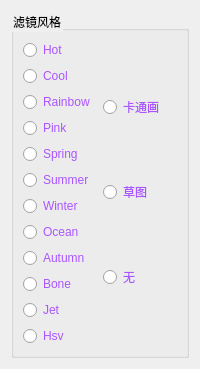
                                 <widget class="QWidget" name="tab_fun2">
                                  <attribute name="title">
                                   <string>风格</string>
                                  </attribute>
                                  <layout class="QVBoxLayout" name="verticalLayout_35">
                                   <item>
                                    <widget class="QGroupBox" name="groupBox_5">
                                     <property name="styleSheet">
                                      <string notr="true">color: rgb(0, 0, 0);
font: 12pt &quot;黑体&quot;;</string>
                                     </property>
                                     <property name="title">
                                      <string>滤镜风格</string>
                                     </property>
                                     <layout class="QHBoxLayout" name="horizontalLayout_30">
                                      <item>
                                       <layout class="QVBoxLayout" name="verticalLayout_31">
                                        <item>
                                         <widget class="QRadioButton" name="Button_Style_9">
                                          <property name="styleSheet">
                                           <string notr="true">color: rgb(170, 85, 255);</string>
                                          </property>
                                          <property name="text">
                                           <string>Hot</string>
                                          </property>
                                         </widget>
                                        </item>
                                        <item>
                                         <widget class="QRadioButton" name="Button_Style_10">
                                          <property name="styleSheet">
                                           <string notr="true">color: rgb(170, 85, 255);</string>
                                          </property>
                                          <property name="text">
                                           <string>Cool</string>
                                          </property>
                                         </widget>
                                        </item>
                                        <item>
                                         <widget class="QRadioButton" name="Button_Style_11">
                                          <property name="styleSheet">
                                           <string notr="true">color: rgb(170, 85, 255);</string>
                                          </property>
                                          <property name="text">
                                           <string>Rainbow</string>
                                          </property>
                                         </widget>
                                        </item>
                                        <item>
                                         <widget class="QRadioButton" name="Button_Style_12">
                                          <property name="styleSheet">
                                           <string notr="true">color: rgb(170, 85, 255);</string>
                                          </property>
                                          <property name="text">
                                           <string>Pink</string>
                                          </property>
                                         </widget>
                                        </item>
                                        <item>
                                         <widget class="QRadioButton" name="Button_Style_5">
                                          <property name="styleSheet">
                                           <string notr="true">color: rgb(170, 85, 255);</string>
                                          </property>
                                          <property name="text">
                                           <string>Spring</string>
                                          </property>
                                         </widget>
                                        </item>
                                        <item>
                                         <widget class="QRadioButton" name="Button_Style_6">
                                          <property name="styleSheet">
                                           <string notr="true">color: rgb(170, 85, 255);</string>
                                          </property>
                                          <property name="text">
                                           <string>Summer</string>
                                          </property>
                                         </widget>
                                        </item>
                                        <item>
                                         <widget class="QRadioButton" name="Button_Style_7">
                                          <property name="styleSheet">
                                           <string notr="true">color: rgb(170, 85, 255);</string>
                                          </property>
                                          <property name="text">
                                           <string>Winter</string>
                                          </property>
                                         </widget>
                                        </item>
                                        <item>
                                         <widget class="QRadioButton" name="Button_Style_8">
                                          <property name="styleSheet">
                                           <string notr="true">color: rgb(170, 85, 255);</string>
                                          </property>
                                          <property name="text">
                                           <string>Ocean</string>
                                          </property>
                                         </widget>
                                        </item>
                                        <item>
                                         <widget class="QRadioButton" name="Button_Style_1">
                                          <property name="styleSheet">
                                           <string notr="true">color: rgb(170, 85, 255);</string>
                                          </property>
                                          <property name="text">
                                           <string>Autumn</string>
                                          </property>
                                         </widget>
                                        </item>
                                        <item>
                                         <widget class="QRadioButton" name="Button_Style_2">
                                          <property name="styleSheet">
                                           <string notr="true">color: rgb(170, 85, 255);</string>
                                          </property>
                                          <property name="text">
                                           <string>Bone</string>
                                          </property>
                                         </widget>
                                        </item>
                                        <item>
                                         <widget class="QRadioButton" name="Button_Style_3">
                                          <property name="styleSheet">
                                           <string notr="true">color: rgb(170, 85, 255);</string>
                                          </property>
                                          <property name="text">
                                           <string>Jet</string>
                                          </property>
                                         </widget>
                                        </item>
                                        <item>
                                         <widget class="QRadioButton" name="Button_Style_4">
                                          <property name="styleSheet">
                                           <string notr="true">color: rgb(170, 85, 255);</string>
                                          </property>
                                          <property name="text">
                                           <string>Hsv</string>
                                          </property>
                                         </widget>
                                        </item>
                                       </layout>
                                      </item>
                                      <item>
                                       <layout class="QVBoxLayout" name="verticalLayout_32">
                                        <item>
                                         <widget class="QRadioButton" name="Button_Style_14">
                                          <property name="styleSheet">
                                           <string notr="true">color: rgb(170, 85, 255);</string>
                                          </property>
                                          <property name="text">
                                           <string>卡通画</string>
                                          </property>
                                         </widget>
                                        </item>
                                        <item>
                                         <widget class="QRadioButton" name="Button_Style_13">
                                          <property name="styleSheet">
                                           <string notr="true">color: rgb(170, 85, 255);</string>
                                          </property>
                                          <property name="text">
                                           <string>草图</string>
                                          </property>
                                         </widget>
                                        </item>
                                        <item>
                                         <widget class="QRadioButton" name="Button_Style_15">
                                          <property name="styleSheet">
                                           <string notr="true">color: rgb(170, 85, 255);</string>
                                          </property>
                                          <property name="text">
                                           <string>无</string>
                                          </property>
                                         </widget>
                                        </item>
                                       </layout>
                                      </item>
                                     </layout>
                                    </widget>
                                   </item>
                                  </layout>
                                 </widget>
